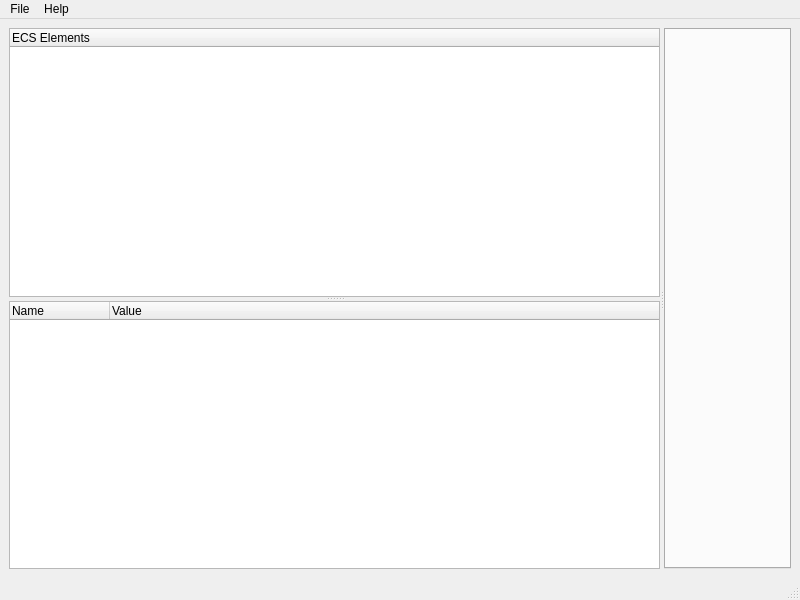
<?xml version="1.0" encoding="UTF-8"?>
<ui version="4.0">
 <class>MainWindow</class>
 <widget class="QMainWindow" name="MainWindow">
  <property name="geometry">
   <rect>
    <x>0</x>
    <y>0</y>
    <width>800</width>
    <height>600</height>
   </rect>
  </property>
  <property name="windowTitle">
   <string>MainWindow</string>
  </property>
  <widget class="QWidget" name="centralwidget">
   <layout class="QVBoxLayout" name="verticalLayout">
    <item>
     <widget class="QSplitter" name="splitter_horizontal">
      <property name="orientation">
       <enum>Qt::Horizontal</enum>
      </property>
      <widget class="QSplitter" name="splitter_vertical">
       <property name="orientation">
        <enum>Qt::Vertical</enum>
       </property>
       <widget class="ECSElementsTreeWidget" name="ecs_elements">
        <property name="maximumSize">
         <size>
          <width>16777215</width>
          <height>16777215</height>
         </size>
        </property>
        <property name="indentation">
         <number>12</number>
        </property>
        <column>
         <property name="text">
          <string>ECS Elements</string>
         </property>
        </column>
       </widget>
       <widget class="ECSAttributesTreeWidget" name="attributes">
        <column>
         <property name="text">
          <string>Name</string>
         </property>
        </column>
        <column>
         <property name="text">
          <string>Value</string>
         </property>
        </column>
       </widget>
      </widget>
      <widget class="ECSTabView" name="tabWidget">
       <property name="currentIndex">
        <number>-1</number>
       </property>
       <property name="tabsClosable">
        <bool>true</bool>
       </property>
       <property name="movable">
        <bool>true</bool>
       </property>
      </widget>
     </widget>
    </item>
   </layout>
  </widget>
  <widget class="QMenuBar" name="menubar">
   <property name="geometry">
    <rect>
     <x>0</x>
     <y>0</y>
     <width>800</width>
     <height>20</height>
    </rect>
   </property>
   <widget class="QMenu" name="menuECS_Taks_Operation">
    <property name="title">
     <string>Help</string>
    </property>
    <addaction name="actionAbout"/>
   </widget>
   <widget class="QMenu" name="menuFile">
    <property name="title">
     <string>File</string>
    </property>
    <addaction name="actionReload_Clusters"/>
    <addaction name="separator"/>
    <addaction name="actionQuit"/>
   </widget>
   <addaction name="menuFile"/>
   <addaction name="menuECS_Taks_Operation"/>
  </widget>
  <widget class="QStatusBar" name="statusbar"/>
  <action name="actionAbout">
   <property name="text">
    <string>About</string>
   </property>
   <property name="shortcut">
    <string>Ctrl+A</string>
   </property>
  </action>
  <action name="actionQuit">
   <property name="text">
    <string>Quit</string>
   </property>
   <property name="shortcut">
    <string>Ctrl+Q</string>
   </property>
  </action>
  <action name="actionReload_Clusters">
   <property name="text">
    <string>Reload Clusters</string>
   </property>
   <property name="shortcut">
    <string>Ctrl+R</string>
   </property>
  </action>
 </widget>
 <customwidgets>
  <customwidget>
   <class>ECSElementsTreeWidget</class>
   <extends>QTreeWidget</extends>
   <header>ecs_tasks_ops_qt5.qt5_ecs</header>
   <slots>
    <signal>commandShowDetail(QTreeWidgetItem*)</signal>
    <signal>commandServiceRestart(QTreeWidgetItem*)</signal>
    <signal>commandTaskStop(QTreeWidgetItem*)</signal>
    <signal>commandTaskLog(QTreeWidgetItem*)</signal>
    <signal>commandContainerSSH(QTreeWidgetItem*)</signal>
    <signal>commandDockerLog(QTreeWidgetItem*)</signal>
    <signal>commandDockerExec(QTreeWidgetItem*)</signal>
    <slot>reload_cluster_info()</slot>
   </slots>
  </customwidget>
  <customwidget>
   <class>ECSAttributesTreeWidget</class>
   <extends>QTreeWidget</extends>
   <header>ecs_tasks_ops_qt5.qt5_ecs</header>
   <slots>
    <slot>update_attributes()</slot>
   </slots>
  </customwidget>
  <customwidget>
   <class>ECSTabView</class>
   <extends>QTabWidget</extends>
   <header>ecs_tasks_ops_qt5.qt5_ecs</header>
   <container>1</container>
   <slots>
    <slot>show_detail(QTreeWidgetItem*)</slot>
    <slot>container_ssh(QTreeWidgetItem*)</slot>
    <slot>task_log(QTreeWidgetItem*)</slot>
   </slots>
  </customwidget>
 </customwidgets>
 <resources/>
 <connections/>
</ui>
